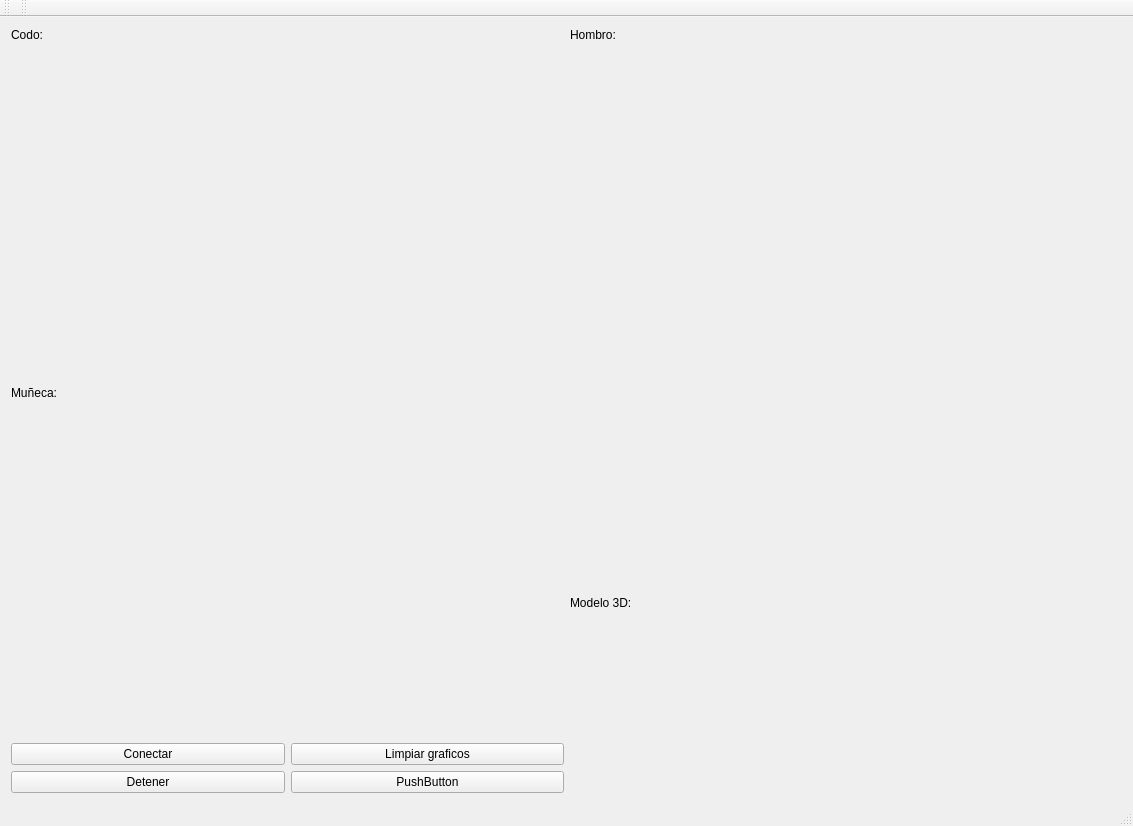
<?xml version="1.0" encoding="UTF-8"?>
<ui version="4.0">
 <class>MainWindow</class>
 <widget class="QMainWindow" name="MainWindow">
  <property name="geometry">
   <rect>
    <x>0</x>
    <y>0</y>
    <width>1133</width>
    <height>826</height>
   </rect>
  </property>
  <property name="windowTitle">
   <string>MainWindow</string>
  </property>
  <widget class="QWidget" name="widgetMain">
   <layout class="QVBoxLayout" name="verticalLayout_2">
    <item>
     <layout class="QHBoxLayout" name="layIzq">
      <item>
       <layout class="QVBoxLayout" name="verticalLayout">
        <item>
         <widget class="QLabel" name="label">
          <property name="sizePolicy">
           <sizepolicy hsizetype="Preferred" vsizetype="Fixed">
            <horstretch>0</horstretch>
            <verstretch>0</verstretch>
           </sizepolicy>
          </property>
          <property name="text">
           <string>Codo:</string>
          </property>
         </widget>
        </item>
        <item>
         <widget class="QWidget" name="widgetCodo1" native="true"/>
        </item>
        <item>
         <widget class="QWidget" name="widgetCodo2" native="true"/>
        </item>
        <item>
         <widget class="QLabel" name="label_2">
          <property name="sizePolicy">
           <sizepolicy hsizetype="Preferred" vsizetype="Fixed">
            <horstretch>0</horstretch>
            <verstretch>0</verstretch>
           </sizepolicy>
          </property>
          <property name="text">
           <string>Muñeca:</string>
          </property>
         </widget>
        </item>
        <item>
         <widget class="QWidget" name="widgetMun1" native="true"/>
        </item>
        <item>
         <widget class="QWidget" name="widgetMun2" native="true"/>
        </item>
        <item>
         <layout class="QGridLayout" name="gridLayout">
          <item row="0" column="1">
           <widget class="QPushButton" name="qLimpiar">
            <property name="text">
             <string>Limpiar graficos</string>
            </property>
           </widget>
          </item>
          <item row="1" column="1">
           <widget class="QPushButton" name="pushButton_2">
            <property name="text">
             <string>PushButton</string>
            </property>
           </widget>
          </item>
          <item row="0" column="0">
           <widget class="QPushButton" name="qConectar">
            <property name="text">
             <string>Conectar</string>
            </property>
           </widget>
          </item>
          <item row="1" column="0">
           <widget class="QPushButton" name="qDetener">
            <property name="text">
             <string>Detener</string>
            </property>
           </widget>
          </item>
         </layout>
        </item>
       </layout>
      </item>
      <item>
       <layout class="QVBoxLayout" name="layDer">
        <item>
         <widget class="QLabel" name="label_3">
          <property name="sizePolicy">
           <sizepolicy hsizetype="Preferred" vsizetype="Fixed">
            <horstretch>0</horstretch>
            <verstretch>0</verstretch>
           </sizepolicy>
          </property>
          <property name="text">
           <string>Hombro:</string>
          </property>
         </widget>
        </item>
        <item>
         <widget class="QWidget" name="widgetHom1" native="true"/>
        </item>
        <item>
         <widget class="QWidget" name="widgetHom2" native="true"/>
        </item>
        <item>
         <widget class="QWidget" name="widgetHom3" native="true"/>
        </item>
        <item>
         <widget class="QLabel" name="label_4">
          <property name="sizePolicy">
           <sizepolicy hsizetype="Preferred" vsizetype="Fixed">
            <horstretch>0</horstretch>
            <verstretch>0</verstretch>
           </sizepolicy>
          </property>
          <property name="text">
           <string>Modelo 3D:</string>
          </property>
         </widget>
        </item>
        <item>
         <widget class="QWidget" name="widget3d" native="true"/>
        </item>
       </layout>
      </item>
     </layout>
    </item>
   </layout>
  </widget>
  <widget class="QMenuBar" name="menuBar">
   <property name="geometry">
    <rect>
     <x>0</x>
     <y>0</y>
     <width>1133</width>
     <height>25</height>
    </rect>
   </property>
  </widget>
  <widget class="QToolBar" name="mainToolBar">
   <attribute name="toolBarArea">
    <enum>TopToolBarArea</enum>
   </attribute>
   <attribute name="toolBarBreak">
    <bool>false</bool>
   </attribute>
  </widget>
  <widget class="QStatusBar" name="statusBar"/>
  <widget class="QToolBar" name="toolBar">
   <property name="windowTitle">
    <string>toolBar</string>
   </property>
   <attribute name="toolBarArea">
    <enum>TopToolBarArea</enum>
   </attribute>
   <attribute name="toolBarBreak">
    <bool>false</bool>
   </attribute>
  </widget>
 </widget>
 <layoutdefault spacing="6" margin="11"/>
 <resources/>
 <connections/>
</ui>
